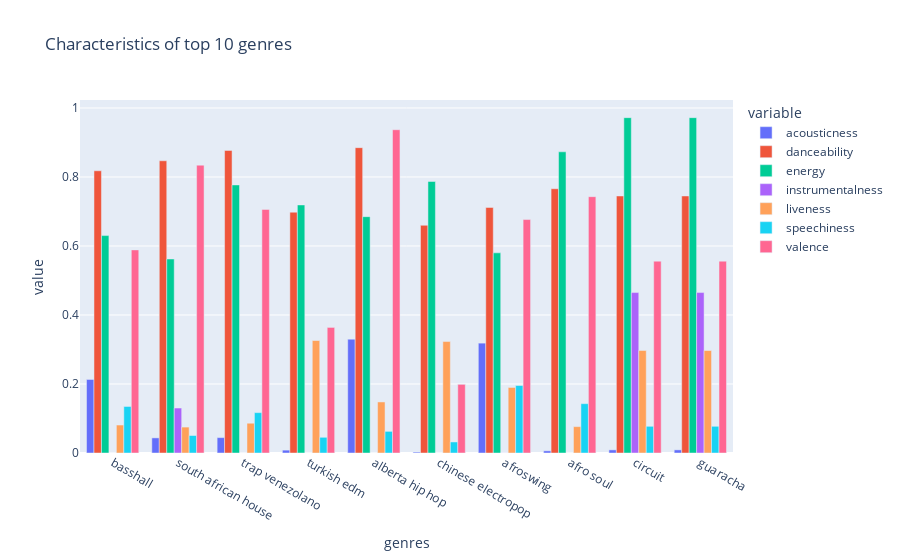

Notebook code for this chart:
### Code cell
top10_genres = genre_data.nlargest(10, 'popularity')

fig = px.bar(top10_genres, x='genres', y=['acousticness', 'danceability', 'energy', 'instrumentalness', 'liveness', 'speechiness', 'valence'], barmode='group',
            title='Characteristics of top 10 genres')
fig.show()

### Figure 1 — Plotly figure (JSON) as saved in the notebook; plotly's stock layout.template omitted (floating-point values rounded to 4 significant figures)
{"data": [{"alignmentgroup": "True", "hovertemplate": "variable=acousticness<br>genres=%{x}<br>value=%{y}<extra></extra>", "legendgroup": "acousticness", "marker": {"color": "#636efa", "pattern": {"shape": ""}}, "name": "acousticness", "offsetgroup": "acousticness", "orientation": "v", "showlegend": true, "textposition": "auto", "type": "bar", "x": ["basshall", "south african house", "trap venezolano", "turkish edm", "alberta hip hop", "chinese electropop", "afroswing", "afro soul", "circuit", "guaracha"], "xaxis": "x", "y": [0.2132, 0.04383, 0.0446, 0.00829, 0.33, 0.00257, 0.3185, 0.00627, 0.00903, 0.00903], "yaxis": "y"}, {"alignmentgroup": "True", "hovertemplate": "variable=danceability<br>genres=%{x}<br>value=%{y}<extra></extra>", "legendgroup": "danceability", "marker": {"color": "#EF553B", "pattern": {"shape": ""}}, "name": "danceability", "offsetgroup": "danceability", "orientation": "v", "showlegend": true, "textposition": "auto", "type": "bar", "x": ["basshall", "south african house", "trap venezolano", "turkish edm", "alberta hip hop", "chinese electropop", "afroswing", "afro soul", "circuit", "guaracha"], "xaxis": "x", "y": [0.818, 0.847, 0.877, 0.698, 0.885, 0.66, 0.7117, 0.766, 0.745, 0.745], "yaxis": "y"}, {"alignmentgroup": "True", "hovertemplate": "variable=energy<br>genres=%{x}<br>value=%{y}<extra></extra>", "legendgroup": "energy", "marker": {"color": "#00cc96", "pattern": {"shape": ""}}, "name": "energy", "offsetgroup": "energy", "orientation": "v", "showlegend": true, "textposition": "auto", "type": "bar", "x": ["basshall", "south african house", "trap venezolano", "turkish edm", "alberta hip hop", "chinese electropop", "afroswing", "afro soul", "circuit", "guaracha"], "xaxis": "x", "y": [0.6302, 0.5623, 0.777, 0.719, 0.685, 0.787, 0.5802, 0.873, 0.972, 0.972], "yaxis": "y"}, {"alignmentgroup": "True", "hovertemplate": "variable=instrumentalness<br>genres=%{x}<br>value=%{y}<extra></extra>", "legendgroup": "instrumentalness", "marker": {"color": "#ab63fa", "pattern": {"shape": ""}}, "name": "instrumentalness", "offsetgroup": "instrumentalness", "orientation": "v", "showlegend": true, "textposition": "auto", "type": "bar", "x": ["basshall", "south african house", "trap venezolano", "turkish edm", "alberta hip hop", "chinese electropop", "afroswing", "afro soul", "circuit", "guaracha"], "xaxis": "x", "y": [2e-05, 0.1303, 3.46e-05, 4.01e-06, 0, 0, 0.0002579, 0, 0.465, 0.465], "yaxis": "y"}, {"alignmentgroup": "True", "hovertemplate": "variable=liveness<br>genres=%{x}<br>value=%{y}<extra></extra>", "legendgroup": "liveness", "marker": {"color": "#FFA15A", "pattern": {"shape": ""}}, "name": "liveness", "offsetgroup": "liveness", "orientation": "v", "showlegend": true, "textposition": "auto", "type": "bar", "x": ["basshall", "south african house", "trap venezolano", "turkish edm", "alberta hip hop", "chinese electropop", "afroswing", "afro soul", "circuit", "guaracha"], "xaxis": "x", "y": [0.08107, 0.07513, 0.0863, 0.326, 0.148, 0.323, 0.19, 0.0764, 0.297, 0.297], "yaxis": "y"}, {"alignmentgroup": "True", "hovertemplate": "variable=speechiness<br>genres=%{x}<br>value=%{y}<extra></extra>", "legendgroup": "speechiness", "marker": {"color": "#19d3f3", "pattern": {"shape": ""}}, "name": "speechiness", "offsetgroup": "speechiness", "orientation": "v", "showlegend": true, "textposition": "auto", "type": "bar", "x": ["basshall", "south african house", "trap venezolano", "turkish edm", "alberta hip hop", "chinese electropop", "afroswing", "afro soul", "circuit", "guaracha"], "xaxis": "x", "y": [0.1348, 0.05073, 0.117, 0.0455, 0.0627, 0.032, 0.1956, 0.143, 0.0774, 0.0774], "yaxis": "y"}, {"alignmentgroup": "True", "hovertemplate": "variable=valence<br>genres=%{x}<br>value=%{y}<extra></extra>", "legendgroup": "valence", "marker": {"color": "#FF6692", "pattern": {"shape": ""}}, "name": "valence", "offsetgroup": "valence", "orientation": "v", "showlegend": true, "textposition": "auto", "type": "bar", "x": ["basshall", "south african house", "trap venezolano", "turkish edm", "alberta hip hop", "chinese electropop", "afroswing", "afro soul", "circuit", "guaracha"], "xaxis": "x", "y": [0.5887, 0.8343, 0.706, 0.364, 0.937, 0.199, 0.6766, 0.743, 0.556, 0.556], "yaxis": "y"}], "layout": {"barmode": "group", "legend": {"title": {"text": "variable"}, "tracegroupgap": 0}, "title": {"text": "Characteristics of top 10 genres"}, "xaxis": {"anchor": "y", "domain": [0, 1], "title": {"text": "genres"}}, "yaxis": {"anchor": "x", "domain": [0, 1], "title": {"text": "value"}}}}
